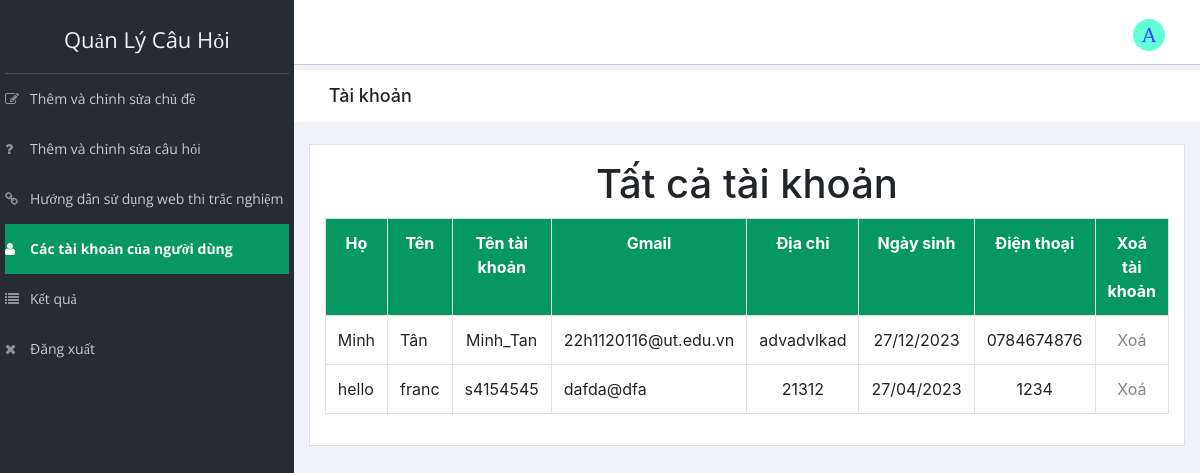
The page /online-quiz/admin/user_acc.php (signed in) on the database its author committed.
### tables this page shows
CREATE TABLE `registration` (
  `id` int(5) NOT NULL,
  `firstname` varchar(50) NOT NULL,
  `lastname` varchar(50) NOT NULL,
  `username` varchar(50) NOT NULL,
  `password` varchar(50) NOT NULL,
  `email` varchar(50) NOT NULL,
  `contact` varchar(50) NOT NULL,
  `birthday` varchar(100) NOT NULL,
  `phonenum` varchar(100) NOT NULL
);

### online-quiz/admin/user_acc.php (the view, shortened to what this page needs)
<?php
include "header_user_acc.php";
include "../connection.php";
    ?>
<div class="breadcrumbs">
    <div class="col-sm-4">
        <div class="page-header float-left">
            <div class="page-title">
                <h1>Tài khoản</h1>
            </div>
        </div>
    </div>
</div>
<div class="content mt-3">
    <div class="animated fadeIn">
        <div class="row">
            <div class="col-lg-12">
                <div class="card">
                    <div class="card-body">
                        <center>
                            <h1 style="margin-bottom: 10px;">Tất cả tài khoản</h1>
                        </center>
                        <?php
$res=mysqli_query($link,"select * from registration order by id desc");
$count=mysqli_num_rows($res);
if($count==0)
{
    ?>
                        <center>
                            <h1>Không có tài khoản nào</h1>
                        </center>
                        <?php
}
else{
    echo "<table class='table table-bordered'>";
    echo "<tr style='background-color:#059862; color:white;'>";
    echo "<th style='text-align:center;'>"; echo "Họ"; echo "</th>";
    echo "<th style='text-align:center;'>"; echo "Tên"; echo "</th>";
    echo "<th style='text-align:center;'>"; echo "Tên tài khoản"; echo "</th>";
    echo "<th style='text-align:center;'>"; echo "Gmail"; echo "</th>";
    echo "<th style='text-align:center;'>";echo "Địa chỉ"; echo "</th>";
    echo "<th style='text-align:center;'>";echo "Ngày sinh"; echo "</th>";
    echo "<th style='text-align:center;'>";echo "Điện thoại"; echo "</th>";
    echo "<th style='text-align:center;'>";echo "Xoá tài khoản"; echo "</th>";
    echo "</tr>";
    while($row=mysqli_fetch_array($res))
    {
        echo "<tr>";
        echo "<td>"; echo $row["lastname"]; echo "</td>";
        echo "<td>"; echo $row["firstname"]; echo "</td>";
        echo "<td style='text-align:center;'>"; echo $row["username"]; echo "</td>";
        echo "<td>"; echo $row["email"]; echo "</td>";
        echo "<td style='text-align:center;'>";echo $row["contact"]; echo "</td>";
        echo "<td style='text-align:center;'>";echo date('d/m/Y', strtotime($row["birthday"]));echo "</td>";
        echo "<td style='text-align:center;'>";echo $row["phonenum"]; echo "</td>";
         echo "<td style='text-align:center;'>";
        ?>
                        <a href="delete_acc.php?id=<?php echo $row['id'];?>">Xoá</a>
                        <?php
        echo "</td>";
        echo "</tr>";
    }
    echo "</table>";
}
?>
                    </div>
                </div>
            </div>
        </div>
    </div>
</div>

### rows shown on the page
registration: lastname "Minh", firstname "Tân", username "Minh_Tan", email "22h1120116@ut.edu.vn", contact "advadvlkad", birthday "27/12/2023", phonenum "0784674876"
registration: lastname "hello", firstname "franc", username "s4154545", email "dafda@dfa", contact "21312", birthday "27/04/2023", phonenum "1234"
